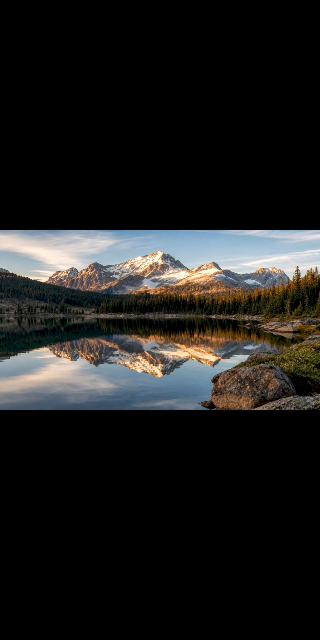
#> input picture hgallery/evidence/13-video-player.png, 320 x 640 px, found by its file name
$ python m04_panel.py
#> lines starting #> are read from the running program, lines starting #| are printed output that depends on the picture
### hgallery/docs/design/lib.py
from PIL import Image, ImageDraw, ImageFont, ImageFilter
import math

# NOIR tokens, exactly as specified in the directive.
BG        = (5,5,5)
BG2       = (17,17,17)
SURFACE   = (25,25,25)
ELEVATED  = (34,34,34)
BORDER    = (56,56,56)
TEXT      = (242,240,235)
TEXT2     = (146,146,146)
ACCENT    = (242,138,54)

FONT = "/home/user/vodiwalker_panel/hgallery/app/src/main/res/font/inter_variable.ttf"
FONT_FA = "/home/user/vodiwalker_panel/gallery/app/src/main/res/font/vazirmatn_medium.ttf"

def F(size, weight=None):
    # Inter variable: PIL picks the default instance; set_variation_by_axes gives weight.
    f = ImageFont.truetype(FONT, size)
    if weight is not None:
        try:
            f.set_variation_by_axes([weight])
        except Exception:
            pass
    return f

def FA(size, weight=None):
    f = ImageFont.truetype("/home/user/vodiwalker_panel/hgallery/app/src/main/res/font/vazirmatn_medium.ttf", size)
    return f

def rrect(d, box, r, fill=None, outline=None, w=1, width=None):
    if width is not None: w = width
    d.rounded_rectangle(box, radius=r, fill=fill, outline=outline, width=w)

def text(d, xy, s, font, fill, anchor="la"):
    d.text(xy, s, font=font, fill=fill, anchor=anchor)

# [25 lines left out: functions vignette, rounded, phone_frame, not called in this run]

### hgallery/docs/design/m04_panel.py
import lib
from lib import BG, SURFACE, ELEVATED, BORDER, TEXT, TEXT2, ACCENT, F, rrect, text, rounded
from PIL import Image, ImageDraw

S = 2
W, H = 390, 844
w, h = W * S, H * S
def px(v): return int(v * S)

canvas = Image.new("RGB", (w, h), (0, 0, 0))
#> canvas: PIL image 780x1688 RGB; every value is 0
d = ImageDraw.Draw(canvas)

# ── the frame, dimmed: the panel is open over a playing clip ────────────────
src = Image.open("/tmp/mock/13-video-player.png").convert("RGB")
frame = src.crop((0, 236, 320, 416)).resize((w, px(200)), Image.LANCZOS)
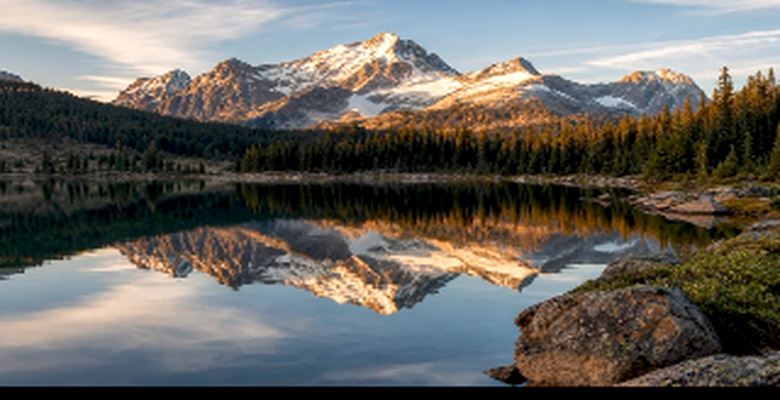
#> frame: PIL image 780x400 RGB; mean R, G, B 103.5, 101.5, 96.1
canvas.paste(frame, (0, px(120)))
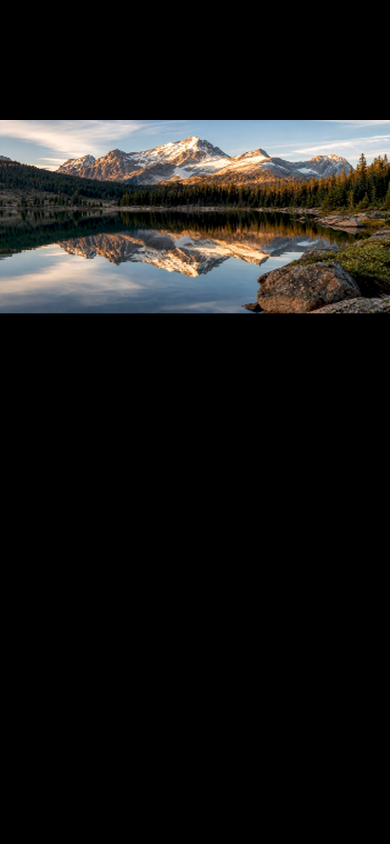
#> canvas: PIL image 780x1688 RGB (shown at 1/2 size); mean R, G, B 24.5, 24, 22.8
dim = Image.new("RGBA", (w, px(200)), (0, 0, 0, 130))
canvas.paste(Image.alpha_composite(canvas.crop((0, px(120), w, px(320))).convert("RGBA"), dim).convert("RGB"), (0, px(120)))
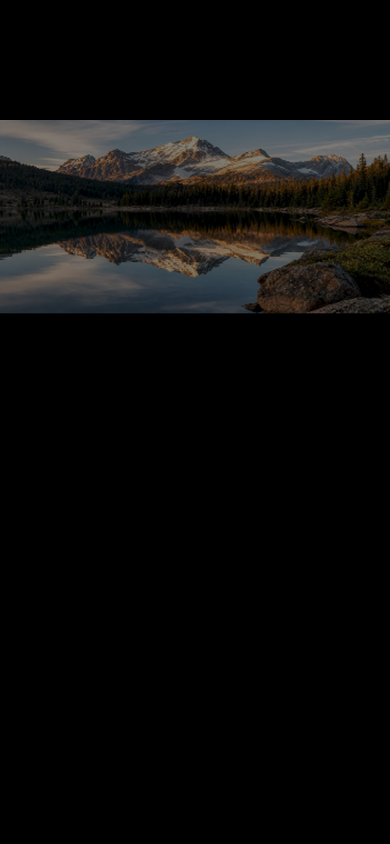
#> canvas: PIL image 780x1688 RGB (shown at 1/2 size); mean R, G, B 12, 11.8, 11.2

text(d, (px(24), px(26)), "9:41", F(px(13), 600), TEXT)

# ── the sheet ───────────────────────────────────────────────────────────────
SHEET_Y = 356
rrect(d, (0, px(SHEET_Y), w, h), px(28), fill=(14, 14, 14))
# the grab handle
rrect(d, (px(W/2 - 18), px(SHEET_Y + 10), px(W/2 + 18), px(SHEET_Y + 14)), px(2), fill=(58, 58, 58))

# header: the clip, then a segmented control for the four sections
text(d, (px(24), px(SHEET_Y + 30)), "clip-city.mp4", F(px(17), 600), TEXT)
text(d, (px(24), px(SHEET_Y + 54)), "1280×720 · H.264 · 30 fps · 0:05", F(px(11), 400), TEXT2)

SEG_Y = SHEET_Y + 80
segs = ["Playback", "Picture", "Audio", "More"]
rrect(d, (px(16), px(SEG_Y), px(W - 16), px(SEG_Y + 38)), px(19), fill=(22, 22, 22))
segw = (W - 32) / 4
for i, sname in enumerate(segs):
    x0 = 16 + segw * i
    if i == 0:
        rrect(d, (px(x0 + 3), px(SEG_Y + 3), px(x0 + segw - 3), px(SEG_Y + 35)), px(17), fill=(42, 42, 42))
    text(d, (px(x0 + segw/2), px(SEG_Y + 14)), sname, F(px(11.5), 600 if i == 0 else 500),
         TEXT if i == 0 else TEXT2, anchor="ma")

# ── speed: a slider with the live value, not a row of pills ─────────────────
ROW = SEG_Y + 62
text(d, (px(24), px(ROW)), "Speed", F(px(13), 500), TEXT2)
text(d, (px(W - 24), px(ROW - 2)), "1.0×", F(px(15), 700), ACCENT, anchor="ra")
SL_Y = ROW + 30
rrect(d, (px(24), px(SL_Y), px(W - 24), px(SL_Y + 4)), px(2), fill=(48, 48, 48))
knob_x = 24 + (W - 48) * 0.333
rrect(d, (px(24), px(SL_Y), px(knob_x), px(SL_Y + 4)), px(2), fill=ACCENT)
d.ellipse((px(knob_x - 6), px(SL_Y - 7), px(knob_x + 6), px(SL_Y + 11)), fill=ACCENT)
# Ticks sit under the track's own positions, not at guessed x values: 0.25x is the
# left end, 1x a third along, 2x two thirds, 3x the right end.
track_x0, track_x1 = 24, W - 24
for frac, lbl in ((0.0, "0.25×"), (0.333, "1×"), (0.667, "2×"), (1.0, "3×")):
    tx = track_x0 + (track_x1 - track_x0) * frac
    text(d, (px(tx), px(SL_Y + 18)), lbl, F(px(9.5), 500), TEXT2, anchor="ma")

# ── repeat: three states, the chosen one accented ───────────────────────────
R2 = SL_Y + 54
text(d, (px(24), px(R2)), "Repeat", F(px(13), 500), TEXT2)
states = ["Off", "One", "All"]
sx = W - 24 - len(states) * 62
for i, sname in enumerate(states):
    x0 = sx + i * 62
    on = i == 2
    rrect(d, (px(x0), px(R2 - 8), px(x0 + 56), px(R2 + 18)), px(13),
          fill=(46, 32, 20) if on else (24, 24, 24))
    text(d, (px(x0 + 28), px(R2 - 3)), sname, F(px(11), 600 if on else 500),
         ACCENT if on else TEXT2, anchor="ma")

# ── picture: aspect ratio, a visual choice ──────────────────────────────────
R3 = R2 + 52
text(d, (px(24), px(R3)), "Aspect", F(px(13), 500), TEXT2)
modes = ["Fit", "Fill", "16:9", "1:1"]
sx = W - 24 - len(modes) * 54
for i, m in enumerate(modes):
    x0 = sx + i * 54
    on = i == 0
    rrect(d, (px(x0), px(R3 - 8), px(x0 + 48), px(R3 + 18)), px(13),
          fill=(46, 32, 20) if on else (24, 24, 24))
    text(d, (px(x0 + 24), px(R3 - 3)), m, F(px(11), 600 if on else 500),
         ACCENT if on else TEXT2, anchor="ma")

# ── audio and subtitles: rows that say what is actually available ───────────
R4 = R3 + 46
def row(y, label, value, chevron=True, available=True):
    text(d, (px(24), px(y)), label, F(px(13), 500), TEXT)
    text(d, (px(W - 44), px(y)), value, F(px(12), 500), TEXT2, anchor="ra")
    if chevron:
        d.line((px(W - 34), px(y + 4), px(W - 29), px(y + 9)), fill=TEXT2, width=px(2))
        d.line((px(W - 29), px(y + 9), px(W - 24), px(y + 4)), fill=TEXT2, width=px(2))

row(R4, "Audio track", "Stereo")
d.line((px(24), px(R4 + 20), px(W - 24), px(R4 + 20)), fill=(30, 30, 30), width=px(1))
row(R4 + 30, "Subtitles", "Off")
d.line((px(24), px(R4 + 50), px(W - 24), px(R4 + 50)), fill=(30, 30, 30), width=px(1))
row(R4 + 60, "Brightness", "Auto")

# ── the honest state: what this clip does not carry ─────────────────────────
NOTE_Y = R4 + 92
text(d, (px(24), px(NOTE_Y)), "One audio track in this clip.",
     F(px(10.5), 400), (108, 108, 108))
text(d, (px(24), px(NOTE_Y + 14)), "Track and subtitle pickers appear only when a file carries them.",
     F(px(10.5), 400), (108, 108, 108))

canvas.resize((W, H), Image.LANCZOS).save("/tmp/mock/04-panel.png")
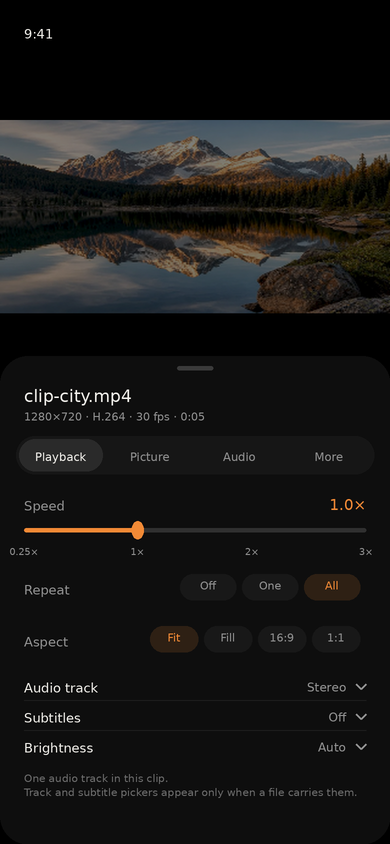
#> saved as 04-panel.png: PIL image 390x844 RGB; mean R, G, B 23.5, 22.8, 21.9
print("saved 04-panel.png")
